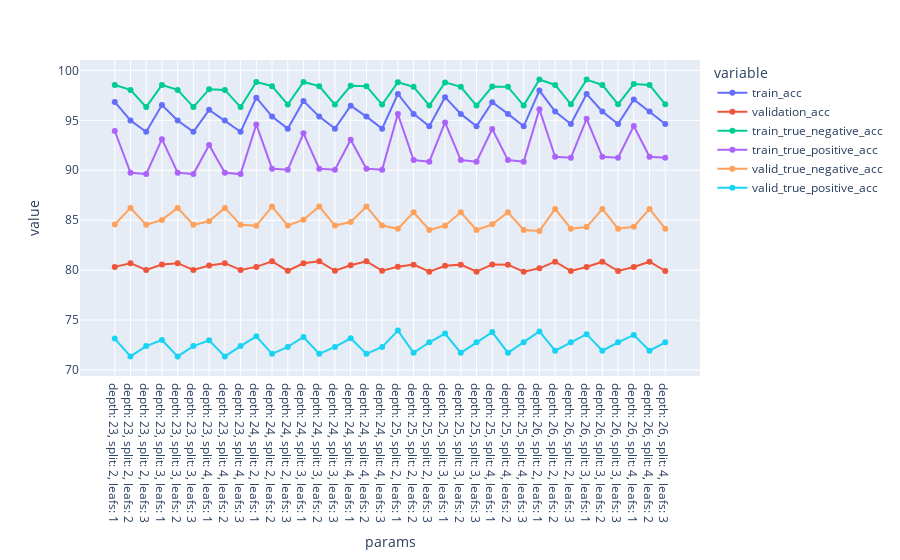

Write notebook code for a chart like this one.
### Code cell
params = {'max_depth': [23,24,25,26],
         'min_samples_split': [2,3,4],
         'min_samples_leaf': [1,2,3]}

calculate_tree_stats_pre_pruning(params, pc_train, y_train, pc_validation, y_validation);

### Figure 1 — Plotly figure (JSON) as saved in the notebook; plotly's stock layout.template omitted (floating-point values rounded to 4 significant figures)
{"data": [{"hovertemplate": "variable=train_acc<br>params=%{x}<br>value=%{y}<extra></extra>", "legendgroup": "train_acc", "line": {"color": "#636efa", "dash": "solid"}, "marker": {"symbol": "circle"}, "mode": "lines+markers", "name": "train_acc", "orientation": "v", "showlegend": true, "type": "scatter", "x": ["depth: 23, split: 2, leafs: 1", "depth: 23, split: 2, leafs: 2", "depth: 23, split: 2, leafs: 3", "depth: 23, split: 3, leafs: 1", "depth: 23, split: 3, leafs: 2", "depth: 23, split: 3, leafs: 3", "depth: 23, split: 4, leafs: 1", "depth: 23, split: 4, leafs: 2", "depth: 23, split: 4, leafs: 3", "depth: 24, split: 2, leafs: 1", "depth: 24, split: 2, leafs: 2", "depth: 24, split: 2, leafs: 3", "depth: 24, split: 3, leafs: 1", "depth: 24, split: 3, leafs: 2", "depth: 24, split: 3, leafs: 3", "depth: 24, split: 4, leafs: 1", "depth: 24, split: 4, leafs: 2", "depth: 24, split: 4, leafs: 3", "depth: 25, split: 2, leafs: 1", "depth: 25, split: 2, leafs: 2", "depth: 25, split: 2, leafs: 3", "depth: 25, split: 3, leafs: 1", "depth: 25, split: 3, leafs: 2", "depth: 25, split: 3, leafs: 3", "depth: 25, split: 4, leafs: 1", "depth: 25, split: 4, leafs: 2", "depth: 25, split: 4, leafs: 3", "depth: 26, split: 2, leafs: 1", "depth: 26, split: 2, leafs: 2", "depth: 26, split: 2, leafs: 3", "depth: 26, split: 3, leafs: 1", "depth: 26, split: 3, leafs: 2", "depth: 26, split: 3, leafs: 3", "depth: 26, split: 4, leafs: 1", "depth: 26, split: 4, leafs: 2", "depth: 26, split: 4, leafs: 3"], "xaxis": "x", "y": [96.84, 94.99, 93.85, 96.53, 94.99, 93.85, 96.05, 94.99, 93.85, 97.27, 95.37, 94.17, 96.94, 95.37, 94.17, 96.47, 95.37, 94.17, 97.64, 95.64, 94.4, 97.32, 95.64, 94.4, 96.81, 95.64, 94.4, 97.98, 95.89, 94.63, 97.63, 95.89, 94.63, 97.08, 95.89, 94.63], "yaxis": "y"}, {"hovertemplate": "variable=validation_acc<br>params=%{x}<br>value=%{y}<extra></extra>", "legendgroup": "validation_acc", "line": {"color": "#EF553B", "dash": "solid"}, "marker": {"symbol": "circle"}, "mode": "lines+markers", "name": "validation_acc", "orientation": "v", "showlegend": true, "type": "scatter", "x": ["depth: 23, split: 2, leafs: 1", "depth: 23, split: 2, leafs: 2", "depth: 23, split: 2, leafs: 3", "depth: 23, split: 3, leafs: 1", "depth: 23, split: 3, leafs: 2", "depth: 23, split: 3, leafs: 3", "depth: 23, split: 4, leafs: 1", "depth: 23, split: 4, leafs: 2", "depth: 23, split: 4, leafs: 3", "depth: 24, split: 2, leafs: 1", "depth: 24, split: 2, leafs: 2", "depth: 24, split: 2, leafs: 3", "depth: 24, split: 3, leafs: 1", "depth: 24, split: 3, leafs: 2", "depth: 24, split: 3, leafs: 3", "depth: 24, split: 4, leafs: 1", "depth: 24, split: 4, leafs: 2", "depth: 24, split: 4, leafs: 3", "depth: 25, split: 2, leafs: 1", "depth: 25, split: 2, leafs: 2", "depth: 25, split: 2, leafs: 3", "depth: 25, split: 3, leafs: 1", "depth: 25, split: 3, leafs: 2", "depth: 25, split: 3, leafs: 3", "depth: 25, split: 4, leafs: 1", "depth: 25, split: 4, leafs: 2", "depth: 25, split: 4, leafs: 3", "depth: 26, split: 2, leafs: 1", "depth: 26, split: 2, leafs: 2", "depth: 26, split: 2, leafs: 3", "depth: 26, split: 3, leafs: 1", "depth: 26, split: 3, leafs: 2", "depth: 26, split: 3, leafs: 3", "depth: 26, split: 4, leafs: 1", "depth: 26, split: 4, leafs: 2", "depth: 26, split: 4, leafs: 3"], "xaxis": "x", "y": [80.32, 80.69, 80.02, 80.55, 80.69, 80.02, 80.46, 80.69, 80.02, 80.32, 80.88, 79.94, 80.68, 80.88, 79.94, 80.49, 80.88, 79.94, 80.34, 80.55, 79.83, 80.43, 80.55, 79.83, 80.57, 80.55, 79.83, 80.18, 80.84, 79.91, 80.32, 80.84, 79.91, 80.31, 80.84, 79.91], "yaxis": "y"}, {"hovertemplate": "variable=train_true_negative_acc<br>params=%{x}<br>value=%{y}<extra></extra>", "legendgroup": "train_true_negative_acc", "line": {"color": "#00cc96", "dash": "solid"}, "marker": {"symbol": "circle"}, "mode": "lines+markers", "name": "train_true_negative_acc", "orientation": "v", "showlegend": true, "type": "scatter", "x": ["depth: 23, split: 2, leafs: 1", "depth: 23, split: 2, leafs: 2", "depth: 23, split: 2, leafs: 3", "depth: 23, split: 3, leafs: 1", "depth: 23, split: 3, leafs: 2", "depth: 23, split: 3, leafs: 3", "depth: 23, split: 4, leafs: 1", "depth: 23, split: 4, leafs: 2", "depth: 23, split: 4, leafs: 3", "depth: 24, split: 2, leafs: 1", "depth: 24, split: 2, leafs: 2", "depth: 24, split: 2, leafs: 3", "depth: 24, split: 3, leafs: 1", "depth: 24, split: 3, leafs: 2", "depth: 24, split: 3, leafs: 3", "depth: 24, split: 4, leafs: 1", "depth: 24, split: 4, leafs: 2", "depth: 24, split: 4, leafs: 3", "depth: 25, split: 2, leafs: 1", "depth: 25, split: 2, leafs: 2", "depth: 25, split: 2, leafs: 3", "depth: 25, split: 3, leafs: 1", "depth: 25, split: 3, leafs: 2", "depth: 25, split: 3, leafs: 3", "depth: 25, split: 4, leafs: 1", "depth: 25, split: 4, leafs: 2", "depth: 25, split: 4, leafs: 3", "depth: 26, split: 2, leafs: 1", "depth: 26, split: 2, leafs: 2", "depth: 26, split: 2, leafs: 3", "depth: 26, split: 3, leafs: 1", "depth: 26, split: 3, leafs: 2", "depth: 26, split: 3, leafs: 3", "depth: 26, split: 4, leafs: 1", "depth: 26, split: 4, leafs: 2", "depth: 26, split: 4, leafs: 3"], "xaxis": "x", "y": [98.54, 98.05, 96.33, 98.54, 98.05, 96.33, 98.12, 98.05, 96.33, 98.85, 98.42, 96.58, 98.84, 98.42, 96.58, 98.46, 98.42, 96.58, 98.82, 98.35, 96.48, 98.8, 98.35, 96.48, 98.38, 98.35, 96.48, 99.08, 98.54, 96.61, 99.08, 98.54, 96.61, 98.63, 98.54, 96.61], "yaxis": "y"}, {"hovertemplate": "variable=train_true_positive_acc<br>params=%{x}<br>value=%{y}<extra></extra>", "legendgroup": "train_true_positive_acc", "line": {"color": "#ab63fa", "dash": "solid"}, "marker": {"symbol": "circle"}, "mode": "lines+markers", "name": "train_true_positive_acc", "orientation": "v", "showlegend": true, "type": "scatter", "x": ["depth: 23, split: 2, leafs: 1", "depth: 23, split: 2, leafs: 2", "depth: 23, split: 2, leafs: 3", "depth: 23, split: 3, leafs: 1", "depth: 23, split: 3, leafs: 2", "depth: 23, split: 3, leafs: 3", "depth: 23, split: 4, leafs: 1", "depth: 23, split: 4, leafs: 2", "depth: 23, split: 4, leafs: 3", "depth: 24, split: 2, leafs: 1", "depth: 24, split: 2, leafs: 2", "depth: 24, split: 2, leafs: 3", "depth: 24, split: 3, leafs: 1", "depth: 24, split: 3, leafs: 2", "depth: 24, split: 3, leafs: 3", "depth: 24, split: 4, leafs: 1", "depth: 24, split: 4, leafs: 2", "depth: 24, split: 4, leafs: 3", "depth: 25, split: 2, leafs: 1", "depth: 25, split: 2, leafs: 2", "depth: 25, split: 2, leafs: 3", "depth: 25, split: 3, leafs: 1", "depth: 25, split: 3, leafs: 2", "depth: 25, split: 3, leafs: 3", "depth: 25, split: 4, leafs: 1", "depth: 25, split: 4, leafs: 2", "depth: 25, split: 4, leafs: 3", "depth: 26, split: 2, leafs: 1", "depth: 26, split: 2, leafs: 2", "depth: 26, split: 2, leafs: 3", "depth: 26, split: 3, leafs: 1", "depth: 26, split: 3, leafs: 2", "depth: 26, split: 3, leafs: 3", "depth: 26, split: 4, leafs: 1", "depth: 26, split: 4, leafs: 2", "depth: 26, split: 4, leafs: 3"], "xaxis": "x", "y": [93.93, 89.76, 89.62, 93.11, 89.76, 89.62, 92.52, 89.76, 89.62, 94.59, 90.16, 90.05, 93.7, 90.16, 90.05, 93.06, 90.16, 90.05, 95.63, 91.02, 90.86, 94.79, 91.02, 90.86, 94.13, 91.02, 90.86, 96.11, 91.35, 91.25, 95.15, 91.35, 91.25, 94.44, 91.35, 91.25], "yaxis": "y"}, {"hovertemplate": "variable=valid_true_negative_acc<br>params=%{x}<br>value=%{y}<extra></extra>", "legendgroup": "valid_true_negative_acc", "line": {"color": "#FFA15A", "dash": "solid"}, "marker": {"symbol": "circle"}, "mode": "lines+markers", "name": "valid_true_negative_acc", "orientation": "v", "showlegend": true, "type": "scatter", "x": ["depth: 23, split: 2, leafs: 1", "depth: 23, split: 2, leafs: 2", "depth: 23, split: 2, leafs: 3", "depth: 23, split: 3, leafs: 1", "depth: 23, split: 3, leafs: 2", "depth: 23, split: 3, leafs: 3", "depth: 23, split: 4, leafs: 1", "depth: 23, split: 4, leafs: 2", "depth: 23, split: 4, leafs: 3", "depth: 24, split: 2, leafs: 1", "depth: 24, split: 2, leafs: 2", "depth: 24, split: 2, leafs: 3", "depth: 24, split: 3, leafs: 1", "depth: 24, split: 3, leafs: 2", "depth: 24, split: 3, leafs: 3", "depth: 24, split: 4, leafs: 1", "depth: 24, split: 4, leafs: 2", "depth: 24, split: 4, leafs: 3", "depth: 25, split: 2, leafs: 1", "depth: 25, split: 2, leafs: 2", "depth: 25, split: 2, leafs: 3", "depth: 25, split: 3, leafs: 1", "depth: 25, split: 3, leafs: 2", "depth: 25, split: 3, leafs: 3", "depth: 25, split: 4, leafs: 1", "depth: 25, split: 4, leafs: 2", "depth: 25, split: 4, leafs: 3", "depth: 26, split: 2, leafs: 1", "depth: 26, split: 2, leafs: 2", "depth: 26, split: 2, leafs: 3", "depth: 26, split: 3, leafs: 1", "depth: 26, split: 3, leafs: 2", "depth: 26, split: 3, leafs: 3", "depth: 26, split: 4, leafs: 1", "depth: 26, split: 4, leafs: 2", "depth: 26, split: 4, leafs: 3"], "xaxis": "x", "y": [84.58, 86.23, 84.54, 85.03, 86.23, 84.54, 84.9, 86.23, 84.54, 84.44, 86.37, 84.46, 85.05, 86.37, 84.46, 84.82, 86.37, 84.46, 84.13, 85.79, 84.02, 84.45, 85.79, 84.02, 84.58, 85.79, 84.02, 83.93, 86.13, 84.14, 84.31, 86.13, 84.14, 84.34, 86.13, 84.14], "yaxis": "y"}, {"hovertemplate": "variable=valid_true_positive_acc<br>params=%{x}<br>value=%{y}<extra></extra>", "legendgroup": "valid_true_positive_acc", "line": {"color": "#19d3f3", "dash": "solid"}, "marker": {"symbol": "circle"}, "mode": "lines+markers", "name": "valid_true_positive_acc", "orientation": "v", "showlegend": true, "type": "scatter", "x": ["depth: 23, split: 2, leafs: 1", "depth: 23, split: 2, leafs: 2", "depth: 23, split: 2, leafs: 3", "depth: 23, split: 3, leafs: 1", "depth: 23, split: 3, leafs: 2", "depth: 23, split: 3, leafs: 3", "depth: 23, split: 4, leafs: 1", "depth: 23, split: 4, leafs: 2", "depth: 23, split: 4, leafs: 3", "depth: 24, split: 2, leafs: 1", "depth: 24, split: 2, leafs: 2", "depth: 24, split: 2, leafs: 3", "depth: 24, split: 3, leafs: 1", "depth: 24, split: 3, leafs: 2", "depth: 24, split: 3, leafs: 3", "depth: 24, split: 4, leafs: 1", "depth: 24, split: 4, leafs: 2", "depth: 24, split: 4, leafs: 3", "depth: 25, split: 2, leafs: 1", "depth: 25, split: 2, leafs: 2", "depth: 25, split: 2, leafs: 3", "depth: 25, split: 3, leafs: 1", "depth: 25, split: 3, leafs: 2", "depth: 25, split: 3, leafs: 3", "depth: 25, split: 4, leafs: 1", "depth: 25, split: 4, leafs: 2", "depth: 25, split: 4, leafs: 3", "depth: 26, split: 2, leafs: 1", "depth: 26, split: 2, leafs: 2", "depth: 26, split: 2, leafs: 3", "depth: 26, split: 3, leafs: 1", "depth: 26, split: 3, leafs: 2", "depth: 26, split: 3, leafs: 3", "depth: 26, split: 4, leafs: 1", "depth: 26, split: 4, leafs: 2", "depth: 26, split: 4, leafs: 3"], "xaxis": "x", "y": [73.14, 71.35, 72.39, 73.0, 71.35, 72.39, 72.96, 71.35, 72.39, 73.37, 71.61, 72.3, 73.3, 71.61, 72.3, 73.17, 71.61, 72.3, 73.95, 71.71, 72.77, 73.64, 71.71, 72.77, 73.79, 71.71, 72.77, 73.86, 71.93, 72.77, 73.58, 71.93, 72.77, 73.51, 71.93, 72.77], "yaxis": "y"}], "layout": {"autosize": true, "legend": {"title": {"text": "variable"}, "tracegroupgap": 0}, "margin": {"t": 60}, "xaxis": {"anchor": "y", "autorange": true, "domain": [0, 1], "range": [-2.145, 37.14], "title": {"text": "params"}, "type": "category"}, "yaxis": {"anchor": "x", "autorange": true, "domain": [0, 1], "range": [68.61, 101.8], "title": {"text": "value"}, "type": "linear"}}}
